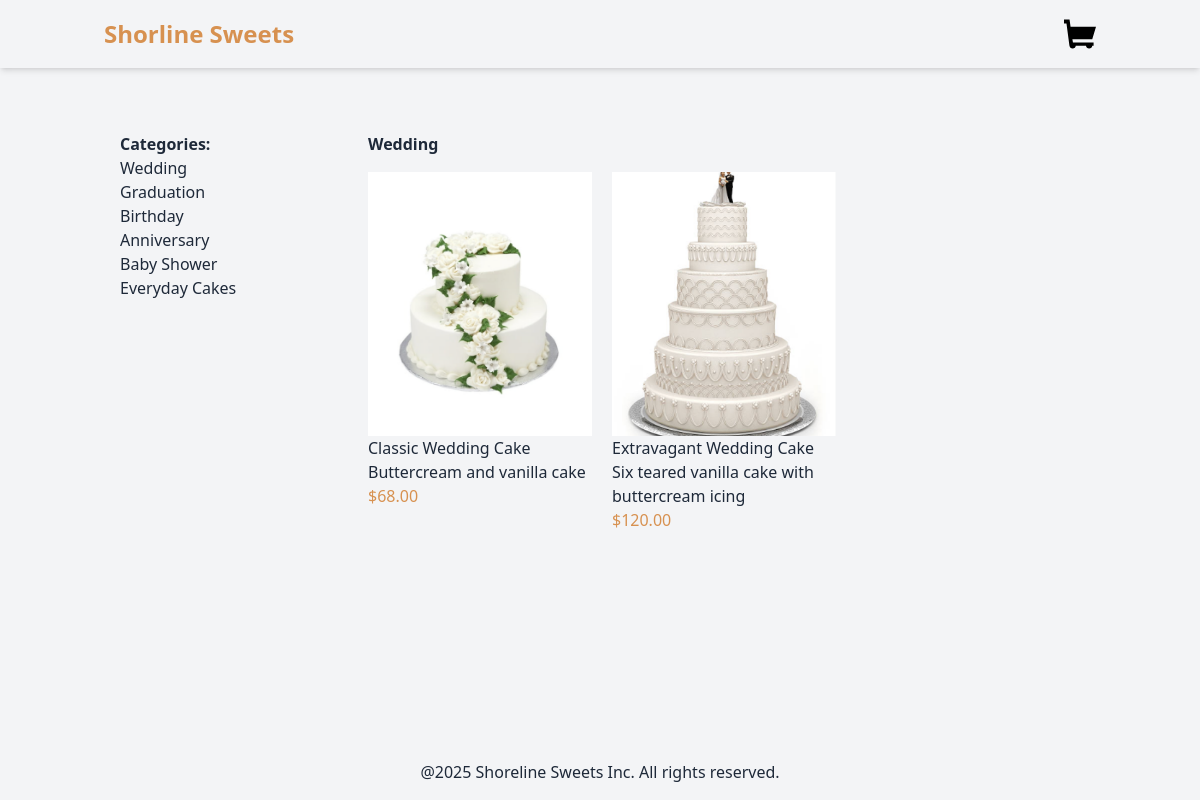
The page /wedding/ on the database its author committed.
### products/models.py (models this page shows, shortened)
class Category(models.Model):
    name = models.CharField(max_length=250)
    slug = models.SlugField(unique=True)
    class Meta:
        verbose_name_plural = "categories"

class Product(models.Model):
    category = models.ForeignKey(Category, related_name='products', on_delete=models.CASCADE)
    name = models.CharField(max_length=250)
    slug = models.SlugField(max_length=250)
    description = models.TextField(blank=True)
    price = models.DecimalField(max_digits=10, decimal_places=2)
    available = models.BooleanField(default= True)
    created = models.DateTimeField(auto_now_add=True)
    updated = models.DateTimeField(auto_now=True)
    image = models.ImageField(upload_to='products', blank=True, null=True)

### products/views.py (the view)
# urls.py: path('', views.product_list, name='product_list'),
def product_list(request, category_slug=None):
    category = None
    products = Product.objects.filter(available=True)
    categories = Category.objects.all()
    if category_slug:
        category = get_object_or_404(Category, slug=category_slug)
        products = products.filter(category=category)
    return render(request, 'products/product/list.html', {
        'category':category,
        'products':products,
        'categories':categories,
    })

### products/templates/products/product/list.html (shortened to what this page needs)
{% extends 'base.html' %}
{%block content%}
<div class="container mx-auto p-4 flex">
    <aside class="w-1/4 p-4">
        <h2 class="font-bold">Categories:</h2>
        <ul>
            {% for category in categories %}
            <li>
                <a href="{% url 'products:product_list_by_category' category.slug %}">{{category.name}}</a>
            </li>
            {%endfor%}
        </ul>
    </aside>
    <main class="w-3/4 p-4">
        {% if category %}
        <h2 class="font-bold mb-4">{{category.name}}</h2>
        {%else%}
        <h2 class="font-bold mb-4">All Products</h2>
        {%endif%}
        <div style="display: grid; grid-template-columns: repeat(3, 1fr); row-gap: 30px; gap: 20px;">
            {% for product in products %}
            <a href="{% url 'products:product_detail' product.id product.slug %}">
            <div>
                {% if product.image %}
                <img src="{{product.image.url}}" alt={{product.name}} style="object-fit: cover; height: 264px; width: 224px;">
                {%else%}
                <p>The image is not available</p>
                {%endif%}
                <h3 style="font-weight: 500;">{{product.name}}</h3>
                <p>{{product.description}}</p>
                <p style="color: rgb(215, 145, 80);">${{product.price}}</p>
            </div>
            </a>
            {%endfor%}
        </div>
    </main>
</div>
{%endblock%}

### rows shown on the page
Category: name "Wedding"
Category: name "Graduation"
Category: name "Birthday"
Category: name "Anniversary"
Category: name "Baby Shower"
Category: name "Everyday Cakes"
Product: image (picture), name "Classic Wedding Cake", description "Buttercream and vanilla cake", price "68.00"
Product: image (picture), name "Extravagant Wedding Cake", description "Six teared vanilla cake with buttercream icing", price "120.00"
